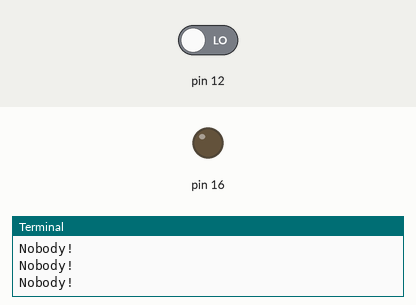
Recording of a program running on a simulated Raspberry Pi (header pin numbers). Shown: output pins drawn as LEDs (lit = HIGH), the last lines printed to the terminal. The inputs (shaded band) are chosen by the test bench; at power-on: pin 12 LOW.

Above: at 1.2 s.
1.3 s: pin 12 driven HIGH
At 2.0 s:
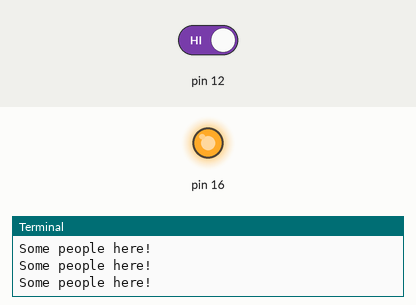
2.8 s: pin 12 driven LOW
At 3.3 s:
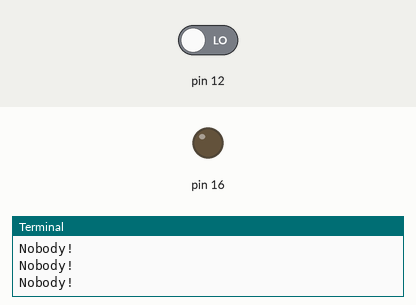
Timing chart, 0 to 5.8 s (numbered marks = the images above; inputs shaded):
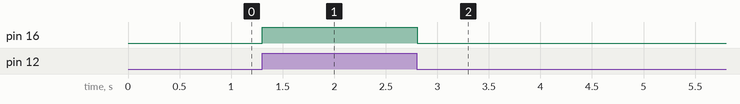

Measured:
- after the input at 1.3 s, pin 16: LOW → HIGH at once
- after the input at 2.8 s, pin 16: HIGH → LOW at once

The program:

body_test.py
```python
# Author: Kieran
import RPi.GPIO as GPIO
import time

GPIO.setmode(GPIO.BOARD)
GPIO.setup(12, GPIO.IN)
GPIO.setup(16, GPIO.OUT)

try:
  while True:
    if GPIO.input(12) == 1:
      print "Some people here!"
      GPIO.output(16, GPIO.HIGH)
    else:
      print "Nobody!"
      GPIO.output(16, GPIO.LOW)
    time.sleep(.1)
except KeyboardInterrupt:
  GPIO.cleanup()
  print "All Cleanup!"
```
